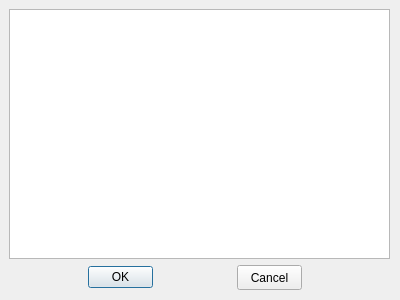
<?xml version="1.0" encoding="UTF-8"?>
<ui version="4.0">
 <class>Dialog</class>
 <widget class="QDialog" name="Dialog">
  <property name="windowModality">
   <enum>Qt::WindowModal</enum>
  </property>
  <property name="enabled">
   <bool>true</bool>
  </property>
  <property name="geometry">
   <rect>
    <x>0</x>
    <y>0</y>
    <width>400</width>
    <height>300</height>
   </rect>
  </property>
  <property name="sizePolicy">
   <sizepolicy hsizetype="Fixed" vsizetype="Fixed">
    <horstretch>0</horstretch>
    <verstretch>0</verstretch>
   </sizepolicy>
  </property>
  <property name="minimumSize">
   <size>
    <width>400</width>
    <height>300</height>
   </size>
  </property>
  <property name="maximumSize">
   <size>
    <width>400</width>
    <height>300</height>
   </size>
  </property>
  <property name="windowTitle">
   <string>Select Variable to Monitor</string>
  </property>
  <property name="sizeGripEnabled">
   <bool>false</bool>
  </property>
  <property name="modal">
   <bool>true</bool>
  </property>
  <widget class="QWidget" name="verticalLayoutWidget">
   <property name="geometry">
    <rect>
     <x>9</x>
     <y>9</y>
     <width>381</width>
     <height>281</height>
    </rect>
   </property>
   <layout class="QVBoxLayout" name="verticalLayout">
    <item>
     <widget class="QTableWidget" name="tblViewSymbols"/>
    </item>
    <item>
     <layout class="QHBoxLayout" name="horizontalLayout_2">
      <property name="spacing">
       <number>5</number>
      </property>
      <property name="sizeConstraint">
       <enum>QLayout::SetDefaultConstraint</enum>
      </property>
      <property name="rightMargin">
       <number>9</number>
      </property>
      <item>
       <widget class="QPushButton" name="btnOk">
        <property name="minimumSize">
         <size>
          <width>65</width>
          <height>0</height>
         </size>
        </property>
        <property name="maximumSize">
         <size>
          <width>65</width>
          <height>16777215</height>
         </size>
        </property>
        <property name="text">
         <string>OK</string>
        </property>
       </widget>
      </item>
      <item>
       <widget class="QPushButton" name="btnCancel">
        <property name="minimumSize">
         <size>
          <width>65</width>
          <height>25</height>
         </size>
        </property>
        <property name="maximumSize">
         <size>
          <width>65</width>
          <height>25</height>
         </size>
        </property>
        <property name="text">
         <string>Cancel</string>
        </property>
        <property name="autoDefault">
         <bool>false</bool>
        </property>
       </widget>
      </item>
     </layout>
    </item>
   </layout>
  </widget>
 </widget>
 <resources/>
 <connections/>
</ui>
